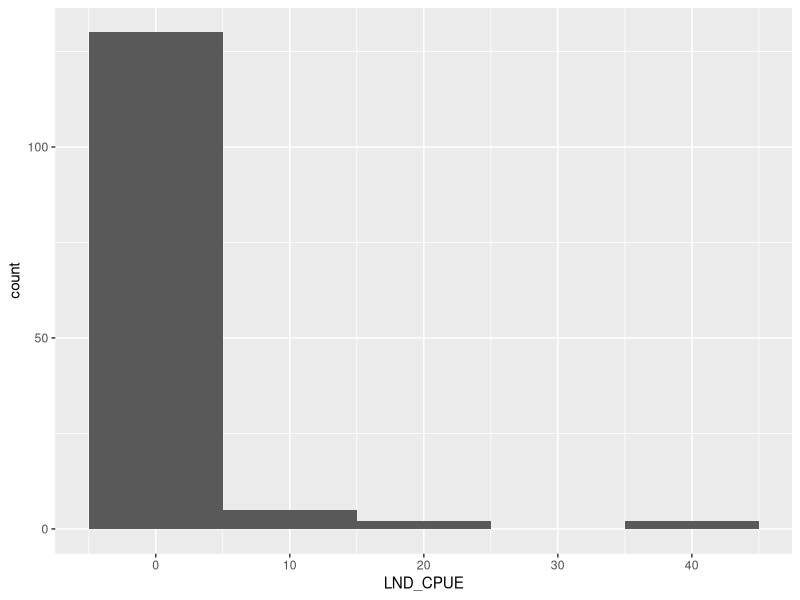
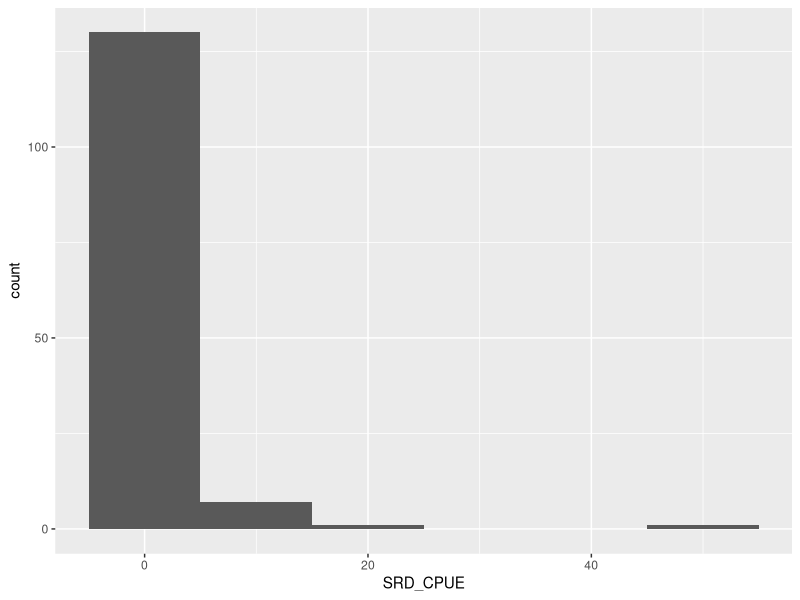
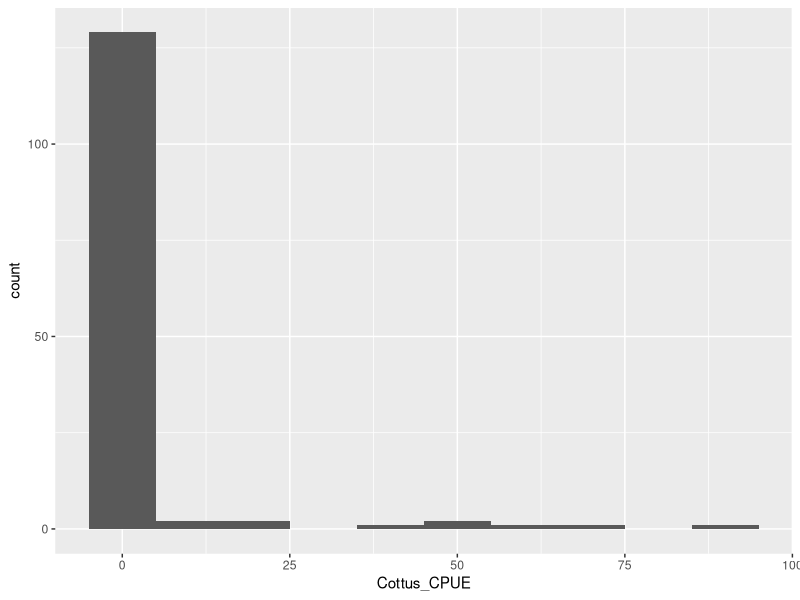
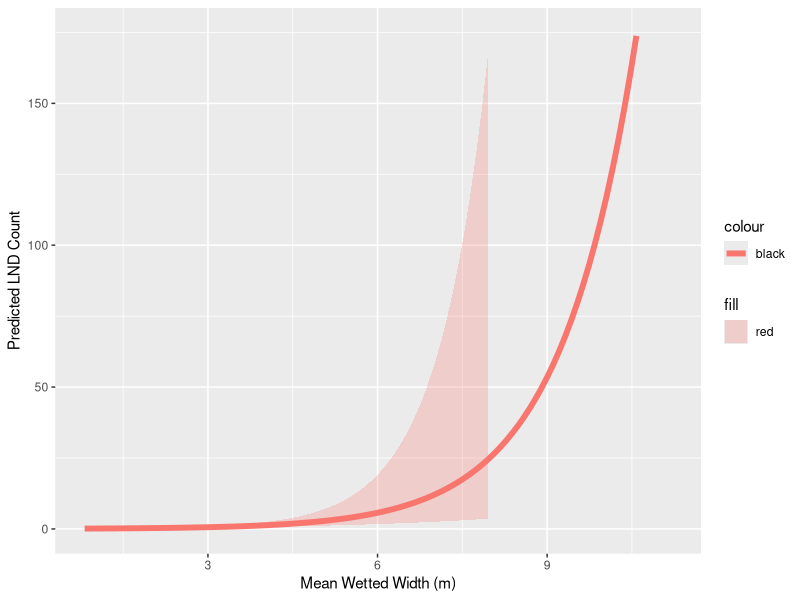

Write R code to recreate these figures, in order.
# negative binomial glm example
# response = fish count
# predictors = environmental conditions (habitat and brown trout)
# offset or exposure variable = length of stream segment sampled


#libraries
library(tidyverse)
library(foreign)
library(MASS)


#load data
newdata <- read.csv("Data/Thesis/Tidy/cpue_data.csv", header = T)


#inspect response variable(s)
ggplot(newdata, aes(LND_CPUE))+
  geom_histogram(binwidth = 10) #Longnose Dace (CPUE)

ggplot(newdata, aes(SRD_CPUE))+
  geom_histogram(binwidth = 10) #Southern Redbelly Dace CPUE

ggplot(newdata, aes(Cottus_CPUE))+
  geom_histogram(binwidth = 10) #Sculpins CPUE

#inspect predictor variables
#----------------------------------------------------------------

#Longnose Dace Count = response
#offset variable = SegLen or segment length (m)
#Predictors:
# avwid - stream width
# pctcbbl - % cobble substrate
# pctSlope - average watershed gradient (%)
# med_len - median Brown Trout length for that site
# BRT_100m - Brown Trout density

lnd.full.mod <- glm.nb(LND_ab ~ avwid+pctcbbl+pctSlope+med_len+BRT_100m+offset(log(SegLen)),
                         data = newdata)
summary(lnd.full.mod)

#width
min.width <- min(newdata$avwid)
max.width <- max(newdata$avwid)
width.values <- seq(from = min.width, to = max.width, length = 100)
mean.width <- mean(newdata$avwid)
#cobble
min.cobble <- min(newdata$pctcbbl)
max.cobble <- max(newdata$pctcbbl)
cobble.values <- seq(from = min.cobble, to = max.cobble, length = 100)
mean.cobble <- mean(newdata$pctcbbl)
#slope
min.slope <- min(newdata$pctSlope)
max.slope <- max(newdata$pctSlope)
slope.values <- seq(from = min.slope, to = max.slope, length = 100)
mean.slope <- mean(newdata$pctSlope)
#median TL
min.length <- min(newdata$med_len)
max.length <- max(newdata$med_len)
length.values <- seq(from = min.length, to = max.length, length = 100)
mean.length <- mean(newdata$med_len)
#brown trout density
min.trout <- min(newdata$BRT_100m)
max.trout <- max(newdata$BRT_100m)
trout.values <- seq(from = min.trout, to = max.trout, length = 100)
mean.trout <- mean(newdata$BRT_100m)
med.trout <- median(newdata$BRT_100m)
#Segment Length
segment <- 100

lnd.width.df <- data.frame(avwid = width.values,
                           pctcbbl = mean.cobble,
                           pctSlope = mean.slope,
                           med_len = mean.length,
                           BRT_100m = mean.trout,
                           SegLen = segment)

lnd.width.df <- cbind(lnd.width.df, predict(lnd.full.mod, lnd.width.df, type = "link", se.fit=TRUE))

lnd.width.df <- within(lnd.width.df, {
  Pr_LND <- exp(fit)
  LL <- exp(fit - 1.96 * se.fit)
  UL <- exp(fit + 1.96 * se.fit)
})

ggplot(lnd.width.df, aes(avwid, Pr_LND)) +
  geom_ribbon(aes(ymin = LL, ymax = UL, fill = "red"), alpha = .25) +
  geom_line(aes(colour = "black"), size = 2) +
  labs(x = "Mean Wetted Width (m)", y = "Predicted LND Count")+
  scale_y_continuous(limits = c(0,175))
#----------------------------------------------------------------


